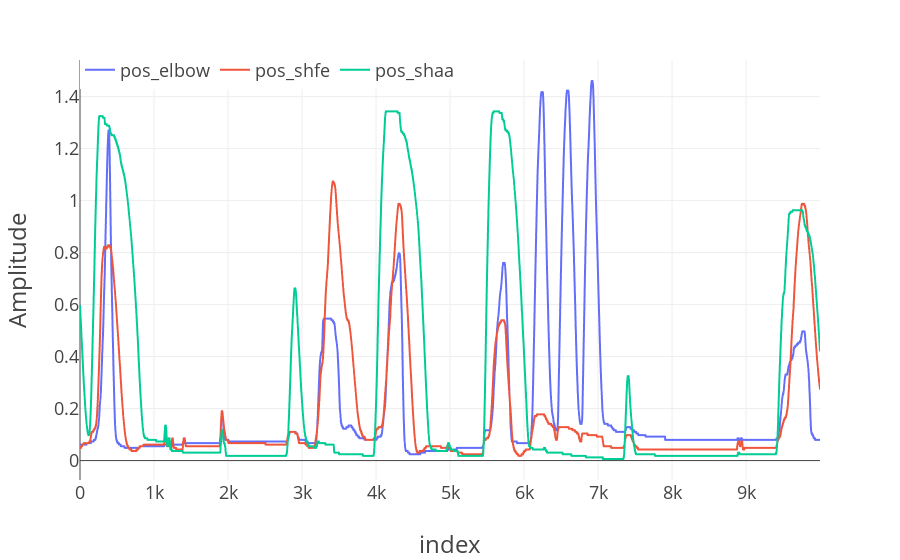

Here is the notebook cell this chart was saved with:
### Code cell
import plotly.express as px
import plotly.graph_objects as go
import plotly.io as pio
pio.templates.default = "plotly_white"

plot_template = dict(
    layout=go.Layout({
        "font_size": 18,
        "xaxis_title_font_size": 24,
        "yaxis_title_font_size": 24})
)

fig = px.line(df[['pos_elbow','pos_shfe','pos_shaa']][0:10000], labels=dict(
    created_at="Date", value="Amplitude", variable="Sensor"
))
fig.update_layout(
  template=plot_template, legend=dict(orientation='h', y=1.02, title_text="")
)
fig.show()

### Figure 1 — Plotly figure (JSON) as saved in the notebook; plotly's stock layout.template omitted (floating-point values rounded to 4 significant figures; data arrays with more than 128 entries replaced by an {"elided": "..."} marker saying what was removed)
{"data": [{"hovertemplate": "Sensor=pos_elbow<br>index=%{x}<br>Amplitude=%{y}<extra></extra>", "legendgroup": "pos_elbow", "line": {"color": "#636efa", "dash": "solid"}, "marker": {"symbol": "circle"}, "mode": "lines", "name": "pos_elbow", "showlegend": true, "type": "scattergl", "x": {"elided": "10000 int values"}, "xaxis": "x", "y": {"elided": "10000 float values"}, "yaxis": "y"}, {"hovertemplate": "Sensor=pos_shfe<br>index=%{x}<br>Amplitude=%{y}<extra></extra>", "legendgroup": "pos_shfe", "line": {"color": "#EF553B", "dash": "solid"}, "marker": {"symbol": "circle"}, "mode": "lines", "name": "pos_shfe", "showlegend": true, "type": "scattergl", "x": {"elided": "10000 int values"}, "xaxis": "x", "y": {"elided": "10000 float values"}, "yaxis": "y"}, {"hovertemplate": "Sensor=pos_shaa<br>index=%{x}<br>Amplitude=%{y}<extra></extra>", "legendgroup": "pos_shaa", "line": {"color": "#00cc96", "dash": "solid"}, "marker": {"symbol": "circle"}, "mode": "lines", "name": "pos_shaa", "showlegend": true, "type": "scattergl", "x": {"elided": "10000 int values"}, "xaxis": "x", "y": {"elided": "10000 float values"}, "yaxis": "y"}], "layout": {"legend": {"orientation": "h", "title": {"text": ""}, "tracegroupgap": 0, "y": 1.02}, "margin": {"t": 60}, "xaxis": {"anchor": "y", "domain": [0, 1], "title": {"text": "index"}}, "yaxis": {"anchor": "x", "domain": [0, 1], "title": {"text": "Amplitude"}}}}
